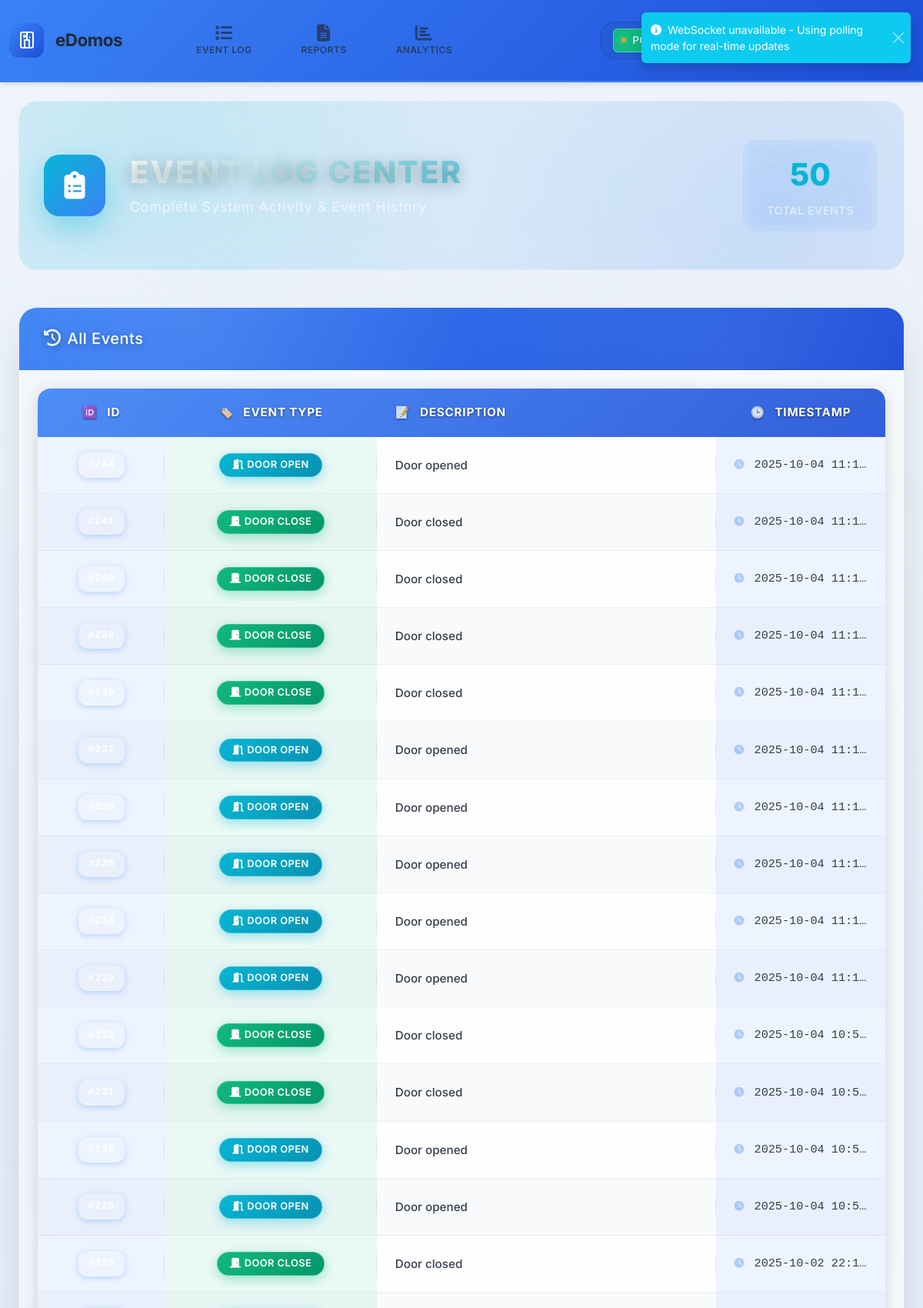
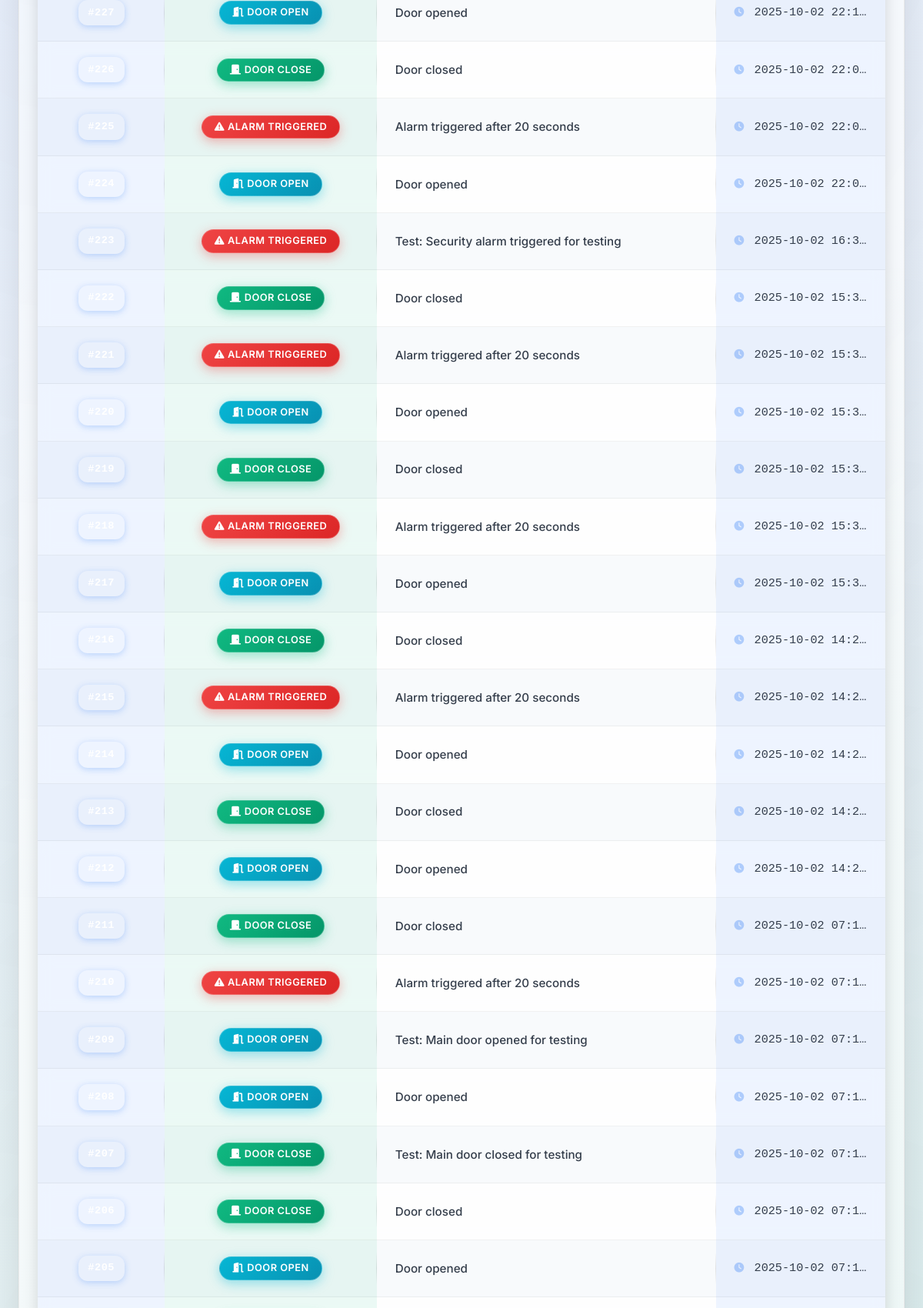
The app's page /event-log?page=4 (signed in, upper part) with its own data (2 pictures, top to bottom).
### models.py (models this page shows, shortened)
class EventLog(db.Model):
    id = db.Column(db.Integer, primary_key=True)
    event_type = db.Column(db.String(50), nullable=False)  # 'door_open', 'door_close', 'alarm_triggered', 'setting_changed'
    description = db.Column(db.Text)
    timestamp = db.Column(db.DateTime, default=datetime.utcnow)

### app.py (the view)
@app.route('/event-log')
@login_required
def event_log():
    if 'event_log' not in current_user.permissions.split(','):
        return redirect(url_for('dashboard'))
    page = request.args.get('page', 1, type=int)
    per_page = 50
    events = EventLog.query.order_by(EventLog.timestamp.desc()).paginate(
        page=page, per_page=per_page, error_out=False)
    return render_template('event_log.html',
        events=events.items,
        pagination=events,
        permissions=current_user.permissions.split(',')
    )

### app.py (called while the page is built)
@login_manager.user_loader
def load_user(user_id):
    return User.query.get(int(user_id))

### templates/event_log.html (shortened to what this page needs)
{% extends "base.html" %}
{% block content %}
<div class="container-fluid">
    <div class="event-log-header-section">
        <div class="event-header-content">
            <div class="event-icon">
                <i class="fas fa-clipboard-list"></i>
            </div>
            <div class="event-title-section">
                <h1 class="event-title">EVENT LOG CENTER</h1>
                <p class="event-subtitle">Complete System Activity & Event History</p>
            </div>
            <div class="event-stats">
                <div class="event-stat-item">
                    <span class="event-stat-number">{{ events|length }}</span>
                    <span class="event-stat-label">Total Events</span>
                </div>
            </div>
        </div>
    </div>
    <div class="row">
        <div class="col-12">
            <div class="card event-log-main-card">
                <div class="card-header event-log-header">
                    <h5 class="mb-0"><i class="fas fa-history me-2"></i>All Events</h5>
                </div>
                <div class="card-body event-log-body">
                    <div class="table-responsive event-table-container">
                        <table id="eventsTable">
                            <thead>
                                <tr>
                                    <th>ID</th>
                                    <th>Event Type</th>
                                    <th>Description</th>
                                    <th>Timestamp</th>
                                </tr>
                            </thead>
                            <tbody id="eventTableBody">
                                {% if events %}
                                    {% for event in events %}
                                    <tr data-event-id="{{ event.id }}">
                                        <td><span class="event-id">#{{ event.id }}</span></td>
                                        <td>
                                            {% if event.event_type == 'door_open' %}
                                            <span class="badge bg-info"><i class="fas fa-door-open me-1"></i>Door Open</span>
                                            {% elif event.event_type == 'door_close' %}
                                            <span class="badge bg-success"><i class="fas fa-door-closed me-1"></i>Door Close</span>
                                            {% elif event.event_type == 'alarm_triggered' %}
                                            <span class="badge bg-danger"><i class="fas fa-exclamation-triangle me-1"></i>Alarm Triggered</span>
                                            {% else %}
                                            <span class="badge bg-secondary"><i class="fas fa-info-circle me-1"></i>{{ event.event_type.replace('_', ' ').title() }}</span>
                                            {% endif %}
                                        </td>
                                        <td class="event-description">{{ event.description }}</td>
                                        <td class="event-timestamp">
                                            <i class="fas fa-clock me-1 opacity-50"></i>
                                            {{ event.timestamp.strftime('%Y-%m-%d %H:%M:%S') }}
                                        </td>
                                    </tr>
                                    {% endfor %}
                                {% endif %}
                            </tbody>
                        </table>
                </div>
            </div>
        </div>
    </div>
</div>
{% endblock %}

### records on screen
EventLog: event_type "door_open" (drawn), description "Door opened", timestamp "2025-10-04 11:1…"
EventLog: event_type "door_close" (drawn), description "Door closed", timestamp "2025-10-04 11:1…"
EventLog: event_type "door_close" (drawn), description "Door closed", timestamp "2025-10-04 11:1…"
EventLog: event_type "door_close" (drawn), description "Door closed", timestamp "2025-10-04 11:1…"
EventLog: event_type "door_close" (drawn), description "Door closed", timestamp "2025-10-04 11:1…"
EventLog: event_type "door_open" (drawn), description "Door opened", timestamp "2025-10-04 11:1…"
EventLog: event_type "door_open" (drawn), description "Door opened", timestamp "2025-10-04 11:1…"
EventLog: event_type "door_open" (drawn), description "Door opened", timestamp "2025-10-04 11:1…"
EventLog: event_type "door_open" (drawn), description "Door opened", timestamp "2025-10-04 11:1…"
EventLog: event_type "door_open" (drawn), description "Door opened", timestamp "2025-10-04 11:1…"
EventLog: event_type "door_close" (drawn), description "Door closed", timestamp "2025-10-04 10:5…"
EventLog: event_type "door_close" (drawn), description "Door closed", timestamp "2025-10-04 10:5…"
EventLog: event_type "door_open" (drawn), description "Door opened", timestamp "2025-10-04 10:5…"
EventLog: event_type "door_open" (drawn), description "Door opened", timestamp "2025-10-04 10:5…"
EventLog: event_type "door_close" (drawn), description "Door closed", timestamp "2025-10-02 22:1…"
EventLog: event_type "door_open" (drawn), description "Door opened", timestamp "2025-10-02 22:1…"
EventLog: event_type "door_close" (drawn), description "Door closed", timestamp "2025-10-02 22:0…"
EventLog: event_type "alarm_triggered" (drawn), description "Alarm triggered after 20 seconds", timestamp "2025-10-02 22:0…"
EventLog: event_type "door_open" (drawn), description "Door opened", timestamp "2025-10-02 22:0…"
EventLog: event_type "alarm_triggered" (drawn), description "Test: Security alarm triggered for testing", timestamp "2025-10-02 16:3…"
EventLog: event_type "door_close" (drawn), description "Door closed", timestamp "2025-10-02 15:3…"
EventLog: event_type "alarm_triggered" (drawn), description "Alarm triggered after 20 seconds", timestamp "2025-10-02 15:3…"
EventLog: event_type "door_open" (drawn), description "Door opened", timestamp "2025-10-02 15:3…"
EventLog: event_type "door_close" (drawn), description "Door closed", timestamp "2025-10-02 15:3…"
EventLog: event_type "alarm_triggered" (drawn), description "Alarm triggered after 20 seconds", timestamp "2025-10-02 15:3…"
EventLog: event_type "door_open" (drawn), description "Door opened", timestamp "2025-10-02 15:3…"
EventLog: event_type "door_close" (drawn), description "Door closed", timestamp "2025-10-02 14:2…"
EventLog: event_type "alarm_triggered" (drawn), description "Alarm triggered after 20 seconds", timestamp "2025-10-02 14:2…"
EventLog: event_type "door_open" (drawn), description "Door opened", timestamp "2025-10-02 14:2…"
EventLog: event_type "door_close" (drawn), description "Door closed", timestamp "2025-10-02 14:2…"
EventLog: event_type "door_open" (drawn), description "Door opened", timestamp "2025-10-02 14:2…"
EventLog: event_type "door_close" (drawn), description "Door closed", timestamp "2025-10-02 07:1…"
EventLog: event_type "alarm_triggered" (drawn), description "Alarm triggered after 20 seconds", timestamp "2025-10-02 07:1…"
EventLog: event_type "door_open" (drawn), description "Test: Main door opened for testing", timestamp "2025-10-02 07:1…"
EventLog: event_type "door_open" (drawn), description "Door opened", timestamp "2025-10-02 07:1…"
EventLog: event_type "door_close" (drawn), description "Test: Main door closed for testing", timestamp "2025-10-02 07:1…"
EventLog: event_type "door_close" (drawn), description "Door closed", timestamp "2025-10-02 07:1…"
EventLog: event_type "door_open" (drawn), description "Door opened", timestamp "2025-10-02 07:1…"

### other values on screen
{{ events|length }} "50"
